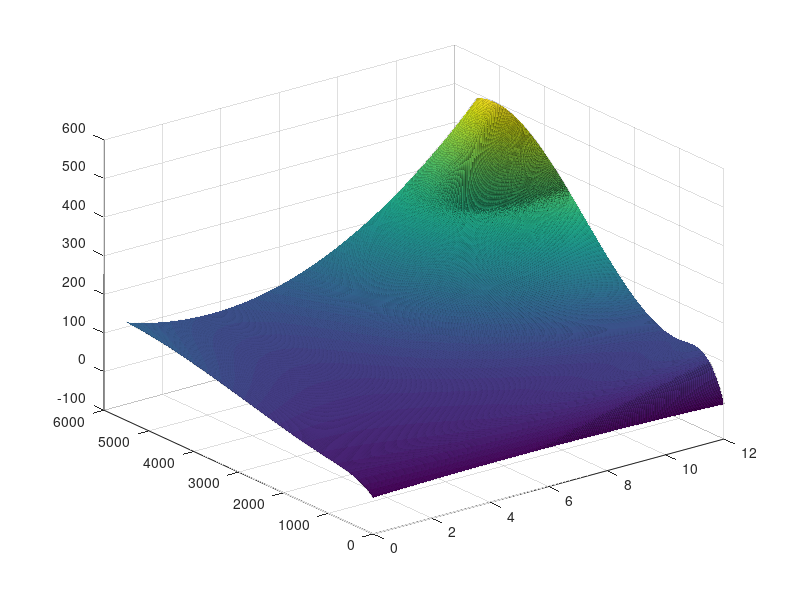

Recreate this plot in MATLAB. (Note: this script raises an error after producing the figure.)
%Thursday AM

load('mdd_output_inso.mat')

% cost = zeros(4,3);
% diameter = zeros(4,3);
% depth = zeros(4,3);
% e_subsurface = zeros(4,3);
% e_tension = zeros(4,3);
% w_tension = zeros(4,3);

% diameter(:,4) = 8;
% depth(:,4) = depth(:,1);

n = 1000;
z_adj = 5;
ms = 50;
fs = 16;
lw = 1.2;

addond = 4; %add on diameter range

[Xq,Yq] = meshgrid(linspace(0,max(diameter(:))+addond,n), ...
    linspace(0,max(depth(:)),n));

%Cq = interp2(diameter,depth,cost,Xq,Yq,'linear');
Cq = interp2(diameter,depth,cost,Xq,Yq,'spline');
% Eq = interp2(diameter,depth,e_tension,Xq,Yq,'linear');

%cost
figure
s = surf(Xq,Yq,Cq./1000);
s.EdgeColor = 'none';
hold on
view(0,90)
xlabel('WEC Diameter [m]')
ylabel('Water Depth [m]')
xlim([.9 (max(diameter(:)) +.1 + addond)])
ylim([0 5600])
c = colorbar;
c.Label.String = '[$k]';
colormap(brewermap(100,'reds'))
%colormap(flipud(viridis(16)))
%caxis([0 80])
%[~,con] = contour3(Xq,Yq,Cq./1000,'LineColor','w','LineWidth',.5);
hold on
scatter3(diameter(:),depth(:),cost(:)./1000+z_adj,ms,'filled', ...
    'MarkerEdgeColor','k','MarkerFaceColor','k')
set(gca,'FontSize',fs)
set(gca,'LineWidth',lw)

set(gcf, 'Position', [100, 100, 400, 650])





